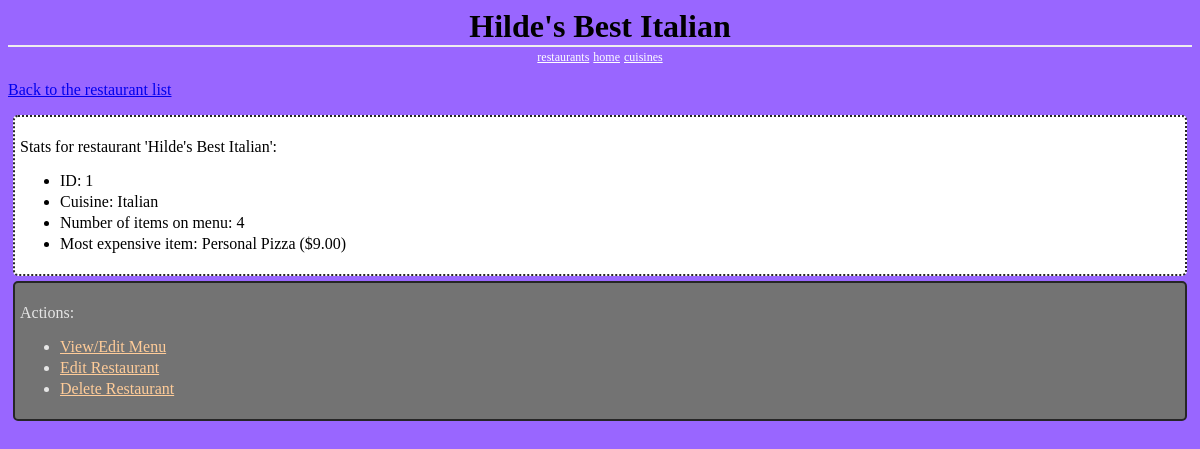
Page /restaurants/1/ on the committed database.
### database_setup.py (models this page shows, shortened)
class Restaurant(Base):
	__tablename__ = 'restaurant'
	id = Column(Integer, primary_key=True)
	name = Column(String(250), nullable=False)
	cuisine_id = Column(Integer, ForeignKey('cuisine.id'))
	user_id = Column(Integer, ForeignKey('user.id'))
	cuisine = relationship(Cuisine)
	user = relationship(User)

class Cuisine(Base):
	__tablename__ = 'cuisine'
	id = Column(Integer, primary_key=True)
	name = Column(String(80), nullable=False, unique=True)

class RestaurantMenuItem(Base):
	__tablename__ = 'restaurant_menu_item'
	name = Column(String(80), nullable=False)
	id = Column(Integer, primary_key=True)
	description = Column(String(250))
	price = Column(String(8))
	course = Column(String(250))
	restaurant_id = Column(Integer, ForeignKey('restaurant.id'))
	baseMenuItem_id = Column(Integer, ForeignKey('base_menu_item.id'))
	restaurant = relationship(Restaurant)
	baseMenuItem = relationship(BaseMenuItem)

### project.py (the view)
@app.route('/restaurants/<int:restaurant_id>/')
def restaurant(restaurant_id):
        restaurant = RestaurantManager.getRestaurant(restaurant_id)
        restaurantMenuItems = RestaurantManager.\
                              getRestaurantMenuItems(restaurant_id=restaurant_id)
        cuisine = RestaurantManager.getCuisine(cuisine_id=restaurant.cuisine_id)
        numMenuItems = len(restaurantMenuItems)
        if numMenuItems > 0:
            mostExpensiveItem = restaurantMenuItems[0]
            for item in restaurantMenuItems:
                if item.price > mostExpensiveItem.price:
                    mostExpensiveItem = item
        else:
            mostExpensiveItem = RestaurantManager.\
                                getBaseMenuItem(baseMenuItem_id=-1)
            mostExpensiveItem.name = 'N/A'
            mostExpensiveItem.price = 'N/A'
        return render_template('Restaurant.html',
                               restaurant=restaurant,
                               numMenuItems=numMenuItems,
                               mostExpensiveItem=mostExpensiveItem,
                               cuisine=cuisine)

### RestaurantManager.py (called while the page is built)
def getRestaurantDBSession():
    engine = create_engine('sqlite:///restaurants.db')
    Base.metadata.bind = engine
    DBSession = sessionmaker(bind=engine)
    session = DBSession()
    return session

def getRestaurant(rest_id):
    session = getRestaurantDBSession()
    restaurant = session.query(Restaurant).\
                 filter_by(id=rest_id).first()
    session.close()
    return restaurant

def getCuisine(cuisine_id=None, name=None):
    session = getRestaurantDBSession()
    if cuisine_id is not None:
        cuisine  = session.query(Cuisine).filter_by(id=cuisine_id).first()
    elif name is not None:
        cuisine = session.query(Cuisine).filter_by(name=name).first()
    session.close()
    return cuisine

### templates/Restaurant.html (shortened to what this page needs)
<html>
<head>
	<link rel=stylesheet type=text/css href="{{url_for('static',
											           filename='Restaurants.css')}}">
</head>
<body>
	<h1 class='header'>
		{{restaurant.name}}
	</h1>
	<div class='homeLinks'>
		<a href="{{url_for('restaurants')}}">restaurants</a>
		<a href="{{url_for('restaurantManagerIndex')}}">home</a>
		<a href="{{url_for('cuisines')}}">cuisines</a>
	</div>
	<p>
		<a class='back' href="{{url_for('restaurants')}}">
			Back to the restaurant list
		</a>
	</p>
	<div class='stats'>
		<p>
			Stats for restaurant '{{restaurant.name}}':
		</p>
		<ul>
			<li>ID: {{restaurant.id}}</li>
			<li>Cuisine: {{cuisine.name}}</li>
			<li>Number of items on menu: {{numMenuItems}}</li>
			<li>Most expensive item: {{mostExpensiveItem.name}}
				({{mostExpensiveItem.price}})</li>
		</ul>
	</div>
	<div class='list'>
	<p>Actions:</p>
	<ul>
		<li><a class='actionLink' href="{{url_for('restaurantMenu',
							   restaurant_id=restaurant.id)}}">
			View/Edit Menu</a>
		</li>
		<li><a class='actionLink' href="{{url_for('editRestaurant',
							   restaurant_id=restaurant.id)}}">
			Edit Restaurant</a>
		</li>
		<li><a class='actionLink' href="{{url_for('deleteRestaurant',
							   restaurant_id=restaurant.id)}}">
			Delete Restaurant</a>
		</li>
	</ul>
</body>
</html>

### static/Restaurants.css (style rules this page uses)
body { font-family: serif; background-color: #9966ff; }
li { margin: 0 0 3px 0; }
.header { left: 50%; text-align: center; font-family: 'Georgia', serif; border-bottom: 2px solid #eee; margin: 0; }
.homeLinks { left: 50%; text-align: center; }
.list { border: 2px solid; border-radius: 5px; padding: 5px; margin: 5px; border-color: #262626; background-color: #737373; color: #e6e6e6; }
.stats { border: 2px dotted; border-radius: 5px; padding: 5px; margin: 5px; border-color: #262626; background-color: #ffffff; color: #000000; }
.actionLink { color: #ffcc99; }
.homeLinks a { font-family: 'Georgia', serif; color: #ffffff; font-size: .75em; }

### rows in the picture
Restaurant: name "Hilde's Best Italian", id "1"
Cuisine: name "Italian"
RestaurantMenuItem: name "Personal Pizza", price "$9.00"

### other values in the picture
{{ numMenuItems }} "4"
